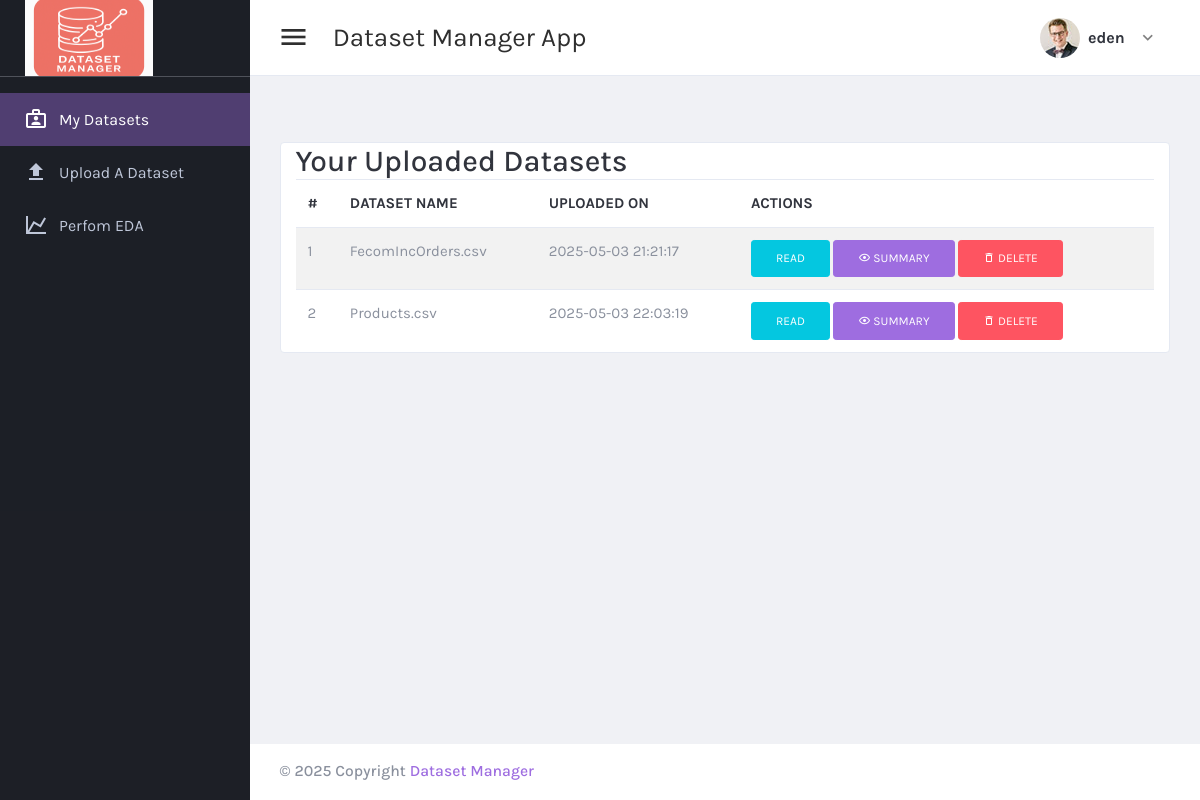
Page /data/dashboard (signed in) on the committed database.
### app/models.py (models this page shows)
class User(UserMixin, db.Model):
    id = db.Column(db.Integer, primary_key=True)
    username = db.Column(db.String(150), unique=True, nullable=False)
    password = db.Column(db.String(150), nullable=False)
    role = db.Column(db.String(50), nullable=False, default='data-scientist')

class Dataset(db.Model):
    id = db.Column(db.Integer, primary_key=True)
    name = db.Column(db.String(150), nullable=False)
    path = db.Column(db.String(200), nullable=False)
    user_id = db.Column(db.Integer, db.ForeignKey('user.id'), nullable=False)
    upload_time = db.Column(db.DateTime, default=db.func.now())  # Add this field
    user = db.relationship('User', backref=db.backref('datasets', lazy=True))

### app/routes/data.py (the view)
@data_bp.route('/dashboard')
@login_required
@role_required('data-scientist')
def dashboard():
    datasets = Dataset.query.filter_by(user_id=current_user.id).all()
    return render_template('data/index.html', datasets=datasets, user=current_user)

### app/utils.py (called while the page is built)
def role_required(role):
    def decorator(func):
        @wraps(func)
        def wrapper(*args, **kwargs):
            if not current_user.is_authenticated:
                flash("You need to log in to access this page.", "warning")
                return redirect(url_for('auth.login'))
            if current_user.role != role:
                flash("You do not have permission to access this page.", "danger")
                return redirect(url_for("auth.login"))
            return func(*args, **kwargs)
        return wrapper
    return decorator

### app/templates/data/index.html (shortened to what this page needs)
<!DOCTYPE html>
<html lang="en" dir="ltr">
  <head>
    <link href="{{ url_for('static', filename='plugins/material/css/materialdesignicons.min.css') }}" rel="stylesheet" />
    <link href="{{ url_for('static', filename='plugins/simplebar/simplebar.css') }}" rel="stylesheet" />
    <link href="{{ url_for('static', filename='plugins/nprogress/nprogress.css') }}" rel="stylesheet" />
    <link href="{{ url_for('static', filename='plugins/DataTables/DataTables-1.10.18/css/jquery.dataTables.min.css') }}" rel="stylesheet" />
    <link href="{{ url_for('static', filename='plugins/jvectormap/jquery-jvectormap-2.0.3.css') }}" rel="stylesheet" />
    <link href="{{ url_for('static', filename='plugins/daterangepicker/daterangepicker.css') }}" rel="stylesheet" />
    <link href="https://cdn.quilljs.com/1.3.6/quill.snow.css" rel="stylesheet">
    <link href="{{ url_for('static', filename='plugins/toaster/toastr.min.css') }}" rel="stylesheet" />
    <link id="main-css-href" rel="stylesheet" href="{{ url_for('static', filename='css/style.css') }}" />
  </head>
  <body class="navbar-fixed sidebar-fixed" id="body">
    <div class="wrapper">
      {% include 'data/aside.html' %}
      <div class="page-wrapper">
        {% include 'data/header.html'  %}
        <div class="content-wrapper">
          <div class="content">
            <div class="container mt-5 card card-default card-mini">
                <h2>Your Uploaded Datasets</h2>
                {% if datasets %}
                <table class="table table-striped">
                    <thead>
                        <tr>
                            <th>#</th>
                            <th>Dataset Name</th>
                            <th>Uploaded On</th>
                            <th>Actions</th>
                        </tr>
                    </thead>
                    <tbody>
                        {% for dataset in datasets %}
                        <tr>
                            <td>{{ loop.index }}</td>
                            <td>{{ dataset.name }}</td>
                            <td>{{ dataset.upload_time }}</td>
                            <td>
                                <a href="{{ url_for('data.view_dataset', dataset_id=dataset.id) }}"  class="btn btn-info btn-sm" > Read</a>
                                <a href="{{ url_for('data.dataset_info', dataset_id=dataset.id) }}" class="btn btn-primary btn-sm"> <i class="mdi mdi-eye-outline"></i>
                                     Summary
                                </a>
                                <form action="{{ url_for('data.delete_dataset', dataset_id=dataset.id) }}" method="POST" style="display:inline;">
                                    <button type="submit" class="btn btn-danger  btn-sm" onclick="return confirm('Are you sure you want to delete this dataset?')">
                                        <i class="mdi mdi-delete-outline"></i>  Delete
                                    </button>
                                </form>
                            </td>
                        </tr>
                        {% endfor %}
                    </tbody>
                </table>
                {% else %}
                <p>No datasets found. <a href="{{ url_for('data.upload') }}">Upload a dataset</a> to get started.</p>
                {% endif %}
            </div>
          </div>
        </div>
        {% include 'data/footer.html' %}
      </div>
    </div>
  </body>
</html>

### app/templates/data/header.html (shortened to what this page needs)
<header class="main-header" id="header">
    <nav class="navbar navbar-expand-lg navbar-light" id="navbar">
      <button id="sidebar-toggler" class="sidebar-toggle">
      </button>
      <span class="page-title">Dataset Manager App</span>
      <div class="navbar-right">
        <ul class="nav navbar-nav">
          <li class="dropdown user-menu">
            <button class="dropdown-toggle nav-link" data-toggle="dropdown">
              <img src="{{ url_for('static', filename='images/user/user-xs-01.jpg') }}" class="user-image rounded-circle" alt="User Image" />
              <span class="d-none d-lg-inline-block">{{ user.username if user.is_authenticated else 'Guest' }}</span>
            </button>
          </li>
        </ul>
      </div>
    </nav>
</header>

### rows in the picture
User: username "eden"
Dataset: name "FecomIncOrders.csv", upload_time "2025-05-03 21:21:17"
Dataset: name "Products.csv", upload_time "2025-05-03 22:03:19"
